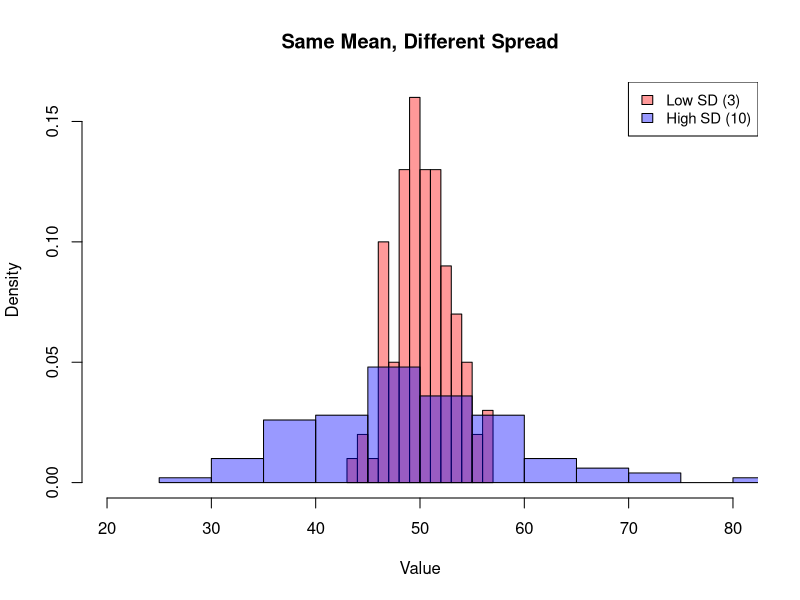
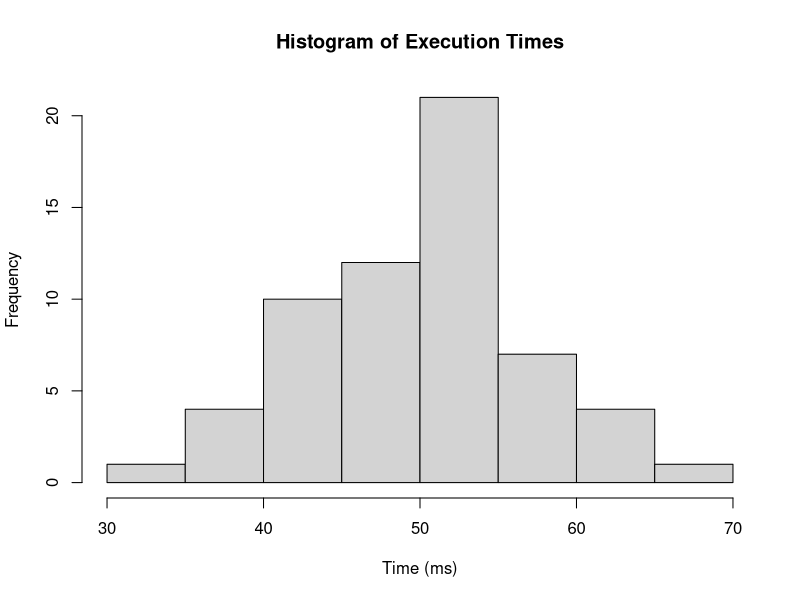
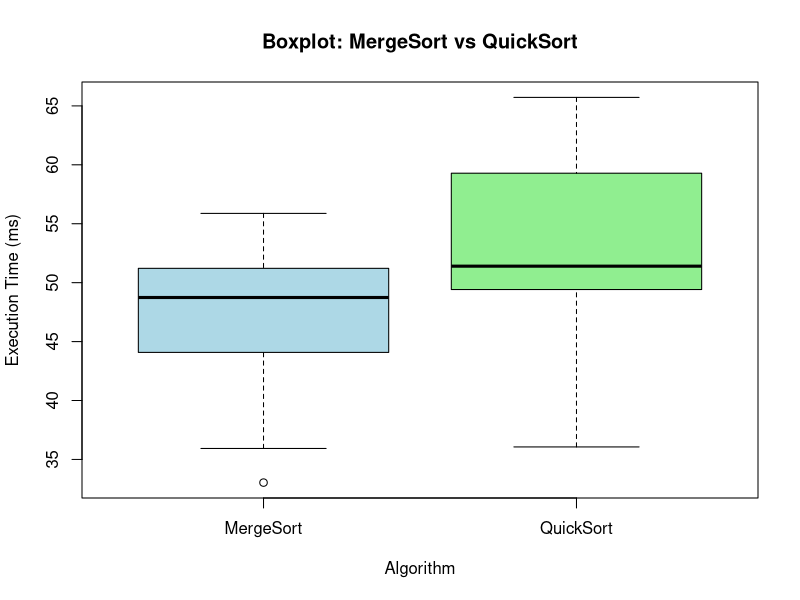
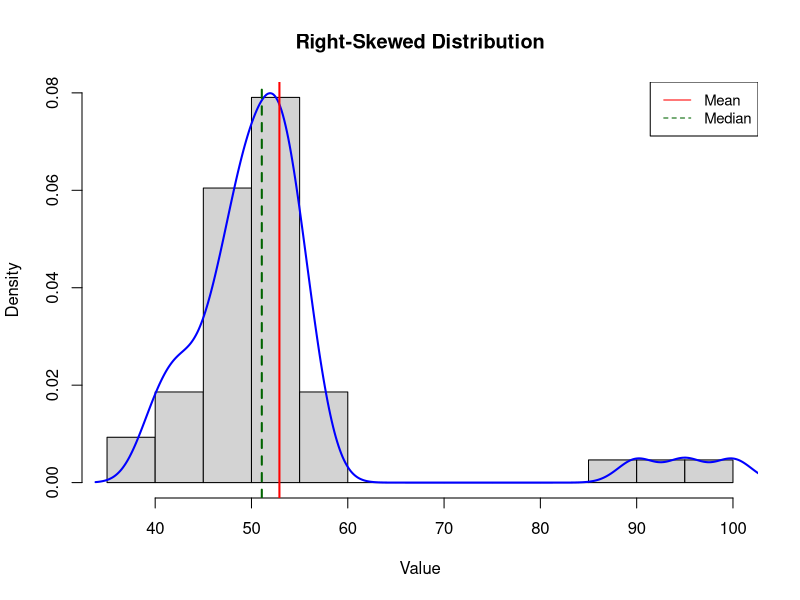
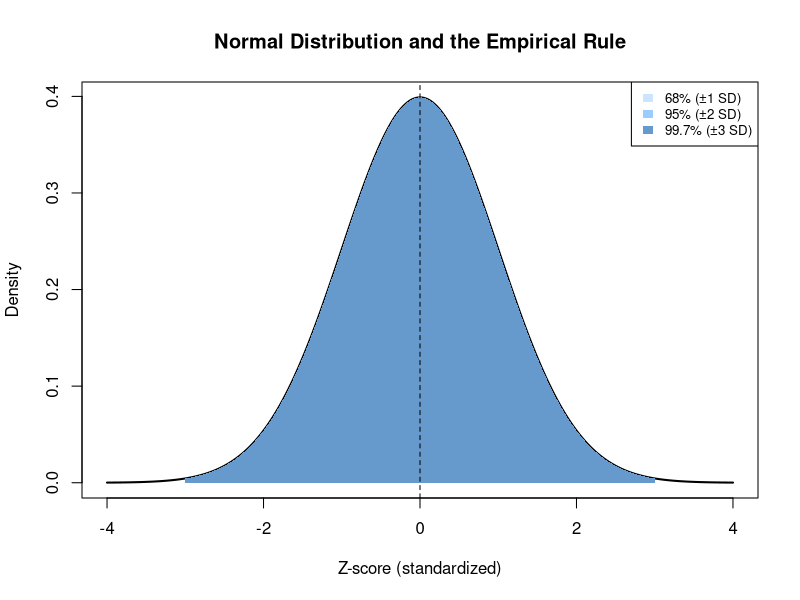
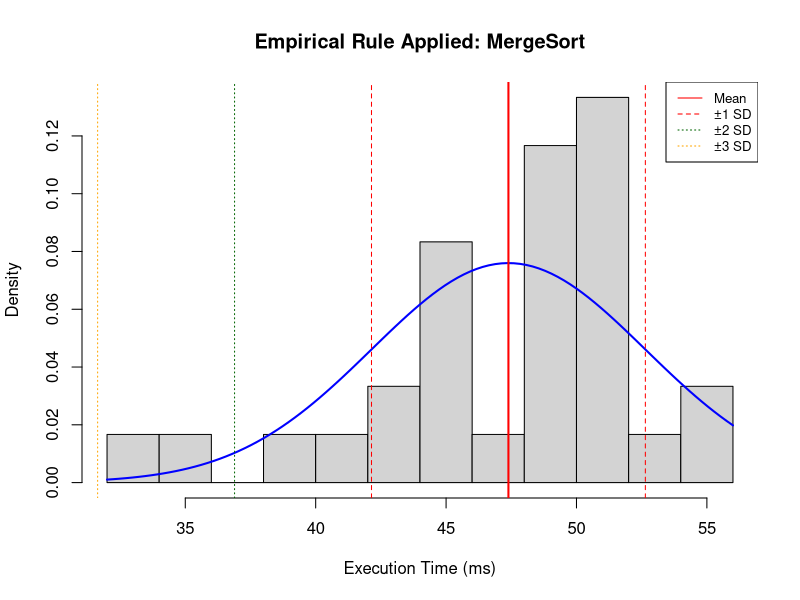
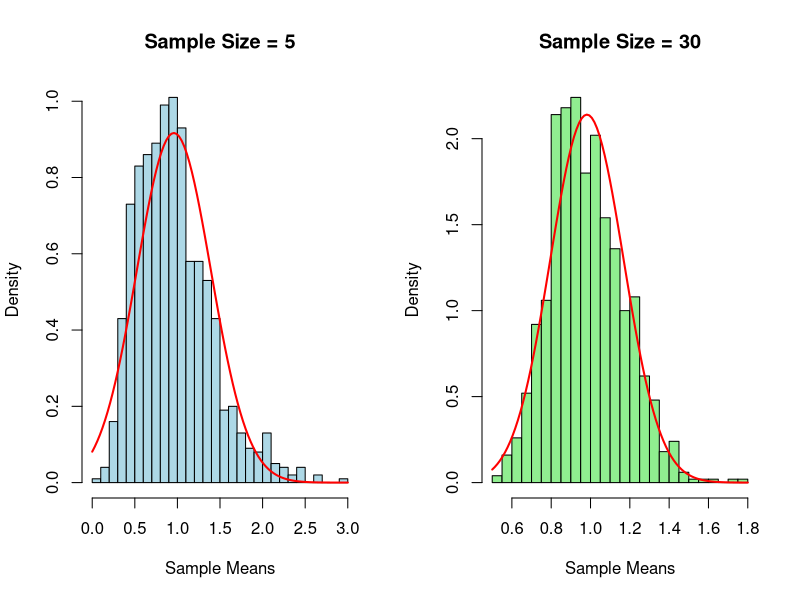
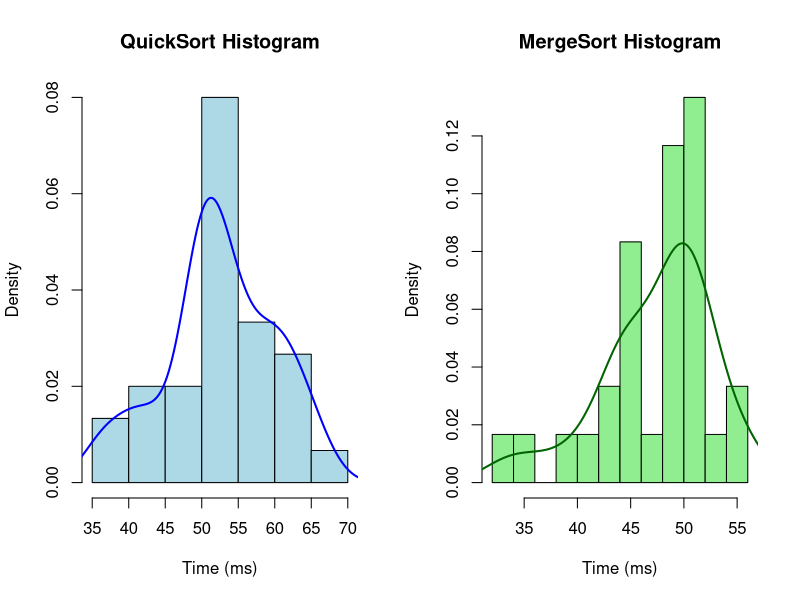

Recreate these plots in R, in order.
## ---- chunk 1

# 1. Simulate and store data in long format for all statistical use
set.seed(42)

qs <- rnorm(30, mean = 52, sd = 6)  # QuickSort: slightly slower, more variable
ms <- rnorm(30, mean = 48, sd = 5)  # MergeSort: faster, slightly more consistent

algo_data <- data.frame(
  Algorithm = rep(c("QuickSort", "MergeSort"), each = 30),
  Time_ms = c(qs, ms)
)

# 2. Temporarily reshape to wide format for display
df_wide <- data.frame(
  Run = 1:60,
  QuickSort = round(qs, 2),
  MergeSort = round(ms, 2)
)

# 3. Print a clean Markdown table
cat("| Run | QuickSort (ms) | MergeSort (ms) |\n")
cat("|-----|----------------|----------------|\n")

for (i in 1:20) {
  cat(sprintf("| %2d  | %14.2f | %14.2f |\n",
              df_wide$Run[i],
              df_wide$QuickSort[i],
              df_wide$MergeSort[i]))
}

## ---- chunk 2
print(head(algo_data))

## ---- chunk 3
mean(algo_data$Time_ms)      # Overall mean
median(algo_data$Time_ms)    # Overall median

# Mode is not defined directly for continuous data, but we can approximate:
table(round(algo_data$Time_ms))  # Frequency table of rounded values
## ---- chunk 4
range(algo_data$Time_ms)
diff(range(algo_data$Time_ms))  # Actual range value
## ---- chunk 5
mean(algo_data$Time_ms)
sum(algo_data$Time_ms - mean(algo_data$Time_ms))  # Always zero
## ---- chunk 6
tapply(algo_data$Time_ms, algo_data$Algorithm, var)
## ---- chunk 7
tapply(algo_data$Time_ms, algo_data$Algorithm, sd)
## ---- chunk 8
set.seed(123)
a <- rnorm(100, mean = 50, sd = 3)
b <- rnorm(100, mean = 50, sd = 10)

hist(a, col = rgb(1, 0, 0, 0.4), breaks = 15, xlim = c(20, 80),
     main = "Same Mean, Different Spread", xlab = "Value", freq = FALSE)
hist(b, col = rgb(0, 0, 1, 0.4), breaks = 15, add = TRUE, freq = FALSE)
legend("topright", legend = c("Low SD (3)", "High SD (10)"),
       fill = c(rgb(1, 0, 0, 0.4), rgb(0, 0, 1, 0.4)), cex = 0.9)
## ---- chunk 9
hist(algo_data$Time_ms, 
     breaks = 10, 
     col = "lightgray", 
     main = "Histogram of Execution Times",
     xlab = "Time (ms)")

## ---- chunk 10
summary(algo_data$Time_ms)  # includes Q1, Median, Q3
IQR(algo_data$Time_ms)

## ---- chunk 11
boxplot(Time_ms ~ Algorithm,
        data = algo_data,
        col = c("lightblue", "lightgreen"),
        main = "Boxplot: MergeSort vs QuickSort",
        ylab = "Execution Time (ms)")
## ---- chunk 12
set.seed(101)
right_skewed <- c(rnorm(40, mean = 50, sd = 5), 90, 95, 100)

hist(right_skewed, col = "lightgray", breaks = 12,
     main = "Right-Skewed Distribution", xlab = "Value", freq = FALSE)
lines(density(right_skewed), col = "blue", lwd = 2)
abline(v = mean(right_skewed), col = "red", lwd = 2, lty = 1)
abline(v = median(right_skewed), col = "darkgreen", lwd = 2, lty = 2)
legend("topright", legend = c("Mean", "Median"),
       col = c("red", "darkgreen"), lty = 1:2, cex = 0.9)

## ---- chunk 13
x <- seq(-4, 4, length = 1000)
y <- dnorm(x)

plot(x, y, type = "l", lwd = 2, col = "black",
     main = "Normal Distribution and the Empirical Rule",
     xlab = "Z-score (standardized)", ylab = "Density")

polygon(c(x[x >= -1 & x <= 1], rev(x[x >= -1 & x <= 1])),
        c(y[x >= -1 & x <= 1], rep(0, sum(x >= -1 & x <= 1))),
        col = "#cce5ff", border = NA)
polygon(c(x[x >= -2 & x <= 2], rev(x[x >= -2 & x <= 2])),
        c(y[x >= -2 & x <= 2], rep(0, sum(x >= -2 & x <= 2))),
        col = "#99ccff", border = NA)
polygon(c(x[x >= -3 & x <= 3], rev(x[x >= -3 & x <= 3])),
        c(y[x >= -3 & x <= 3], rep(0, sum(x >= -3 & x <= 3))),
        col = "#6699cc", border = NA)

abline(v = 0, col = "black", lty = 2)
text(0, 0.42, "Mean = Median = Mode", cex = 0.9, pos = 3)
legend("topright", legend = c("68% (±1 SD)", "95% (±2 SD)", "99.7% (±3 SD)"),
       fill = c("#cce5ff", "#99ccff", "#6699cc"), border = NA, cex = 0.8)
## ---- chunk 14
# Mean and SD by group
qs_mean <- mean(algo_data$Time_ms[algo_data$Algorithm == "QuickSort"])
qs_sd   <- sd(algo_data$Time_ms[algo_data$Algorithm == "QuickSort"])

ms_mean <- mean(algo_data$Time_ms[algo_data$Algorithm == "MergeSort"])
ms_sd   <- sd(algo_data$Time_ms[algo_data$Algorithm == "MergeSort"])

# Print them nicely
cat("QuickSort:  Mean =", round(qs_mean, 2), ", SD =", round(qs_sd, 2), "\n")
cat("MergeSort:  Mean =", round(ms_mean, 2), ", SD =", round(ms_sd, 2), "\n")
## ---- chunk 15
ms_data <- algo_data$Time_ms[algo_data$Algorithm == "MergeSort"]
mu <- mean(ms_data)
s <- sd(ms_data)

hist(ms_data, breaks = 10, col = "lightgray", freq = FALSE,
     main = "Empirical Rule Applied: MergeSort", xlab = "Execution Time (ms)")
curve(dnorm(x, mean = mu, sd = s), col = "blue", lwd = 2, add = TRUE)

abline(v = mu, col = "red", lwd = 2)            # Mean
abline(v = mu + c(-1, 1) * s, col = "red", lty = 2)        # ±1 SD
abline(v = mu + c(-2, 2) * s, col = "darkgreen", lty = 3)  # ±2 SD
abline(v = mu + c(-3, 3) * s, col = "orange", lty = 3)     # ±3 SD

legend("topright", legend = c("Mean", "±1 SD", "±2 SD", "±3 SD"),
       col = c("red", "red", "darkgreen", "orange"),
       lty = c(1, 2, 3, 3), cex = 0.8)

## ---- chunk 16
set.seed(2024)

# Population: Right-skewed (exponential)
pop <- rexp(10000, rate = 1)  # Mean = 1, right-skewed

# Function to sample means
sample_means <- function(n, num_samples = 1000) {
  replicate(num_samples, mean(sample(pop, n)))
}

# Compare small and large sample sizes
means_n5  <- sample_means(n = 5)
means_n30 <- sample_means(n = 30)

# Plot both sampling distributions
par(mfrow = c(1, 2))

hist(means_n5, breaks = 30, col = "lightblue", main = "Sample Size = 5",
     xlab = "Sample Means", freq = FALSE)
curve(dnorm(x, mean = mean(means_n5), sd = sd(means_n5)), add = TRUE, col = "red", lwd = 2)

hist(means_n30, breaks = 30, col = "lightgreen", main = "Sample Size = 30",
     xlab = "Sample Means", freq = FALSE)
curve(dnorm(x, mean = mean(means_n30), sd = sd(means_n30)), add = TRUE, col = "red", lwd = 2)

par(mfrow = c(1, 1))

## ---- chunk 17
par(mfrow = c(1, 2))

qs_data <- algo_data$Time_ms[algo_data$Algorithm == "QuickSort"]
ms_data <- algo_data$Time_ms[algo_data$Algorithm == "MergeSort"]

hist(qs_data, breaks = 10, col = "lightblue",
     main = "QuickSort Histogram", xlab = "Time (ms)", freq = FALSE)
lines(density(qs_data), col = "blue", lwd = 2)

hist(ms_data, breaks = 10, col = "lightgreen",
     main = "MergeSort Histogram", xlab = "Time (ms)", freq = FALSE)
lines(density(ms_data), col = "darkgreen", lwd = 2)

par(mfrow = c(1, 1))
## ---- chunk 18
plot(density(qs_data), col = "blue", lwd = 2,
     main = "Density Comparison", xlab = "Time (ms)", ylim = c(0, 0.09))
lines(density(ms_data), col = "darkgreen", lwd = 2)
legend("topright", legend = c("QuickSort", "MergeSort"),
       col = c("blue", "darkgreen"), lty = 1, lwd = 2)
## ---- chunk 19
par(mfrow = c(1, 2))

qqnorm(qs_data, main = "QQ Plot: QuickSort")
qqline(qs_data, col = "red", lwd = 2)

qqnorm(ms_data, main = "QQ Plot: MergeSort")
qqline(ms_data, col = "red", lwd = 2)

par(mfrow = c(1, 1))
## ---- chunk 20
qs_data <- algo_data$Time_ms[algo_data$Algorithm == "QuickSort"]
ms_data <- algo_data$Time_ms[algo_data$Algorithm == "MergeSort"]

shapiro.test(qs_data)
shapiro.test(ms_data)

## ---- chunk 21
qs_data <- algo_data$Time_ms[algo_data$Algorithm == "QuickSort"]
ms_data <- algo_data$Time_ms[algo_data$Algorithm == "MergeSort"]

qs_ci <- t.test(qs_data)$conf.int
ms_ci <- t.test(ms_data)$conf.int

cat("QuickSort CI:", round(qs_ci, 2), "\n")
cat("MergeSort CI:", round(ms_ci, 2), "\n")
## ---- chunk 22
means <- tapply(algo_data$Time_ms, algo_data$Algorithm, mean)
sds   <- tapply(algo_data$Time_ms, algo_data$Algorithm, sd)
n     <- tapply(algo_data$Time_ms, algo_data$Algorithm, length)
se    <- sds / sqrt(n)
ci95  <- qt(0.975, df = n - 1) * se  # t-critical value for 95% CI

bar_centers <- barplot(means, ylim = c(0, max(means + ci95) + 5),
                       col = c("lightblue", "lightgreen"),
                       ylab = "Execution Time (ms)",
                       main = "Mean ± 95% CI")

arrows(bar_centers, means - ci95,
       bar_centers, means + ci95,
       angle = 90, code = 3, length = 0.1)
## ---- chunk 23
t.test(Time_ms ~ Algorithm, data = algo_data)$conf.int

## ---- chunk 24
ms_data <- algo_data$Time_ms[algo_data$Algorithm == "MergeSort"]

t.test(ms_data, mu = 50)
## ---- chunk 25
t.test(Time_ms ~ Algorithm, data = algo_data, var.equal = FALSE)
## ---- chunk 26
set.seed(123)
input_ids <- 1:30
qs_times <- rnorm(30, mean = 52, sd = 6)
ms_times <- rnorm(30, mean = 48, sd = 5)

paired_data <- data.frame(
  Input = input_ids,
  QuickSort = qs_times,
  MergeSort = ms_times
)

t.test(paired_data$QuickSort, paired_data$MergeSort, paired = TRUE)
## ---- chunk 27
set.seed(2025)

qs <- rnorm(30, mean = 52, sd = 6)
ms <- rnorm(30, mean = 48, sd = 5)
hs <- rnorm(30, mean = 50, sd = 4.5)

algo3_data <- data.frame(
  Algorithm = rep(c("QuickSort", "MergeSort", "HeapSort"), each = 30),
  Time_ms = c(qs, ms, hs)
)

## ---- chunk 28
anova_model <- aov(Time_ms ~ Algorithm, data = algo3_data)
summary(anova_model)

## ---- chunk 29
TukeyHSD(anova_model)
## ---- chunk 30
boxplot(Time_ms ~ Algorithm, data = algo3_data,
        col = c("lightblue", "lightgreen", "lightpink"),
        main = "Algorithm Execution Times",
        ylab = "Time (ms)")

## ---- chunk 31
bartlett.test(Time_ms ~ Algorithm, data = algo3_data)
## ---- chunk 32
set.seed(123)

algo <- rep(c("QuickSort", "MergeSort", "HeapSort"), times = 30)
size <- rep(rep(c("Small", "Large"), each = 15), times = 3)
runtime <- rnorm(90, mean = ifelse(algo == "MergeSort", 48, 
                              ifelse(algo == "QuickSort", 52, 50)) +
                       ifelse(size == "Large", 3, 0),
                sd = 4.5)

two_factor_data <- data.frame(
  Algorithm = algo,
  InputSize = size,
  Time_ms = runtime
)

## ---- chunk 33
two_way_model <- aov(Time_ms ~ Algorithm * InputSize, data = two_factor_data)
summary(two_way_model)

## ---- chunk 34
# Observed outcomes: Success and Fail
observed <- c(Success = 54, Fail = 6)

# Expected probabilities: 95% success, 5% fail
expected_probs <- c(0.95, 0.05)
expected_counts <- sum(observed) * expected_probs

chisq.test(x = observed, p = expected_probs)
## ---- chunk 35
set.seed(42)

algorithms <- rep(c("QuickSort", "MergeSort", "HeapSort"), each = 30)
# Simulate outcome: mostly successful, but vary by algorithm
outcomes <- c(
  sample(c("Success", "Fail"), 30, replace = TRUE, prob = c(0.93, 0.07)),
  sample(c("Success", "Fail"), 30, replace = TRUE, prob = c(0.98, 0.02)),
  sample(c("Success", "Fail"), 30, replace = TRUE, prob = c(0.90, 0.10))
)

cat_data <- data.frame(
  Algorithm = algorithms,
  Outcome = outcomes
)

# Create contingency table
table_data <- table(cat_data$Algorithm, cat_data$Outcome)
chisq.test(table_data)

## ---- chunk 36
chisq.test(table_data)$expected
## ---- chunk 37
set.seed(123)
input_size <- seq(100, 1000, length.out = 50)
qs_runtime <- 0.05 * input_size + rnorm(50, mean = 0, sd = 10)

cor(input_size, qs_runtime)  # Pearson correlation

## ---- chunk 38
cor(input_size, qs_runtime, method = "spearman")

## ---- chunk 39
plot(input_size, qs_runtime,
     main = "Input Size vs QuickSort Time",
     xlab = "Input Size", ylab = "Run Time (ms)",
     col = "steelblue", pch = 16)
abline(lm(qs_runtime ~ input_size), col = "red", lwd = 2)

## ---- chunk 40
df <- data.frame(
  Size = input_size,
  QuickSort = qs_runtime,
  Noise = rnorm(50),
  Quadratic = input_size^2 + rnorm(50, sd = 100)
)

round(cor(df), 2)

## ---- chunk 41
set.seed(1)
qs_times <- rnorm(30, mean = 52, sd = 7)
ms_times <- rnorm(30, mean = 48, sd = 7)

# Apply Wilcoxon signed-rank test
wilcox.test(qs_times, ms_times, paired = TRUE)

## ---- chunk 42
# Group labels
group <- rep(c("QuickSort", "MergeSort"), each = 30)
times <- c(qs_times, ms_times)

# Apply Mann–Whitney U test
wilcox.test(times ~ group)
## ---- chunk 43
group <- rep(c("QuickSort", "MergeSort", "HeapSort"), each = 30)
times <- c(
  rnorm(30, mean = 52, sd = 6),
  rnorm(30, mean = 48, sd = 6),
  rnorm(30, mean = 50, sd = 6)
)

kruskal.test(times ~ group)

